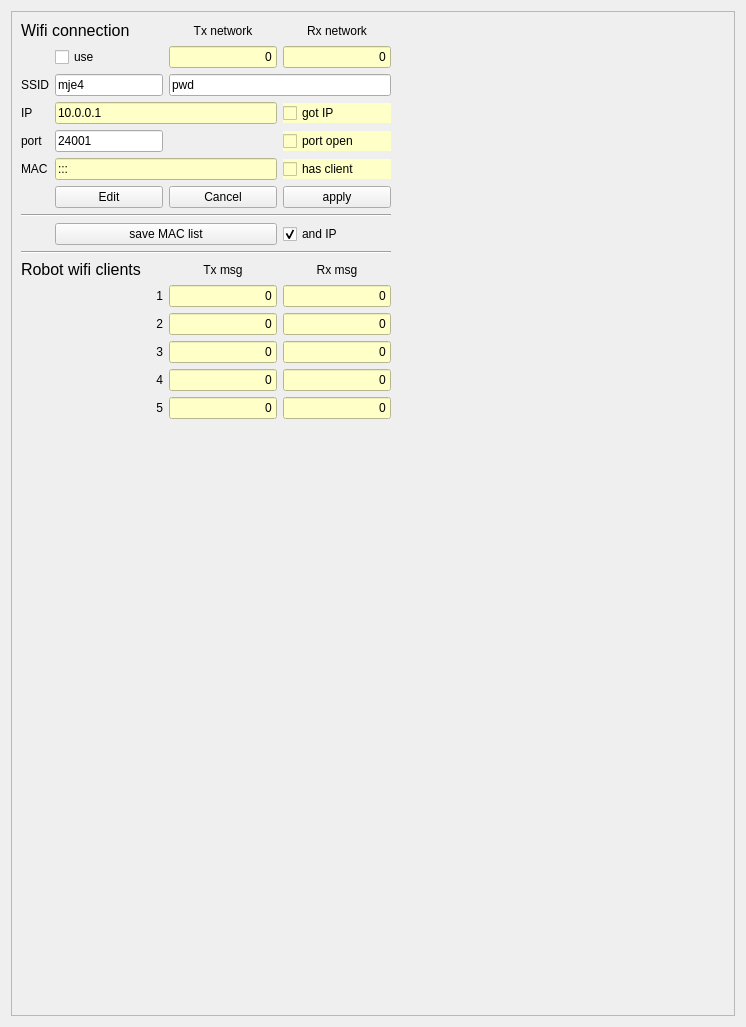
       <widget class="QWidget" name="tab_14">
        <attribute name="title">
         <string>Wifi</string>
        </attribute>
        <layout class="QVBoxLayout" name="verticalLayout_14">
         <item>
          <widget class="QFrame" name="frame_43">
           <property name="styleSheet">
            <string notr="true"/>
           </property>
           <property name="frameShape">
            <enum>QFrame::StyledPanel</enum>
           </property>
           <property name="frameShadow">
            <enum>QFrame::Raised</enum>
           </property>
           <layout class="QGridLayout" name="gridLayout_56">
            <item row="12" column="2">
             <widget class="QLabel" name="label_304">
              <property name="text">
               <string>Tx msg</string>
              </property>
              <property name="alignment">
               <set>Qt::AlignCenter</set>
              </property>
             </widget>
            </item>
            <item row="7" column="2">
             <widget class="QPushButton" name="wifi_cancel">
              <property name="toolTip">
               <string>&lt;html&gt;&lt;head/&gt;&lt;body&gt;&lt;p&gt;Revert to data from robot&lt;/p&gt;&lt;/body&gt;&lt;/html&gt;</string>
              </property>
              <property name="text">
               <string>Cancel</string>
              </property>
             </widget>
            </item>
            <item row="3" column="1" colspan="2">
             <widget class="QLineEdit" name="wifi_ip">
              <property name="toolTip">
               <string>&lt;html&gt;&lt;head/&gt;&lt;body&gt;&lt;p&gt;IP got from access point (read only)&lt;/p&gt;&lt;/body&gt;&lt;/html&gt;</string>
              </property>
              <property name="styleSheet">
               <string notr="true">background-color: rgb(255, 255, 200);</string>
              </property>
              <property name="text">
               <string>10.0.0.1</string>
              </property>
             </widget>
            </item>
            <item row="2" column="1">
             <widget class="QLineEdit" name="wifi_ssid">
              <property name="toolTip">
               <string>&lt;html&gt;&lt;head/&gt;&lt;body&gt;&lt;p&gt;wifi acces point to connect to (press &amp;quot;edit&amp;quot; before editing)&lt;/p&gt;&lt;p&gt;At DTU this should be &amp;quot;device&amp;quot;&lt;/p&gt;&lt;/body&gt;&lt;/html&gt;</string>
              </property>
              <property name="text">
               <string>mje4</string>
              </property>
             </widget>
            </item>
            <item row="17" column="2">
             <widget class="QLineEdit" name="wifi_client_4">
              <property name="styleSheet">
               <string notr="true">background-color: rgb(255, 255, 200);</string>
              </property>
              <property name="text">
               <string>0</string>
              </property>
              <property name="alignment">
               <set>Qt::AlignRight|Qt::AlignTrailing|Qt::AlignVCenter</set>
              </property>
              <property name="readOnly">
               <bool>true</bool>
              </property>
             </widget>
            </item>
            <item row="13" column="3">
             <widget class="QLineEdit" name="wifi_client_1_rx">
              <property name="autoFillBackground">
               <bool>false</bool>
              </property>
              <property name="styleSheet">
               <string notr="true">background-color: rgb(255, 255, 200);</string>
              </property>
              <property name="text">
               <string>0</string>
              </property>
              <property name="alignment">
               <set>Qt::AlignRight|Qt::AlignTrailing|Qt::AlignVCenter</set>
              </property>
              <property name="readOnly">
               <bool>true</bool>
              </property>
             </widget>
            </item>
            <item row="15" column="3">
             <widget class="QLineEdit" name="wifi_client_3_rx">
              <property name="styleSheet">
               <string notr="true">background-color: rgb(255, 255, 200);</string>
              </property>
              <property name="text">
               <string>0</string>
              </property>
              <property name="alignment">
               <set>Qt::AlignRight|Qt::AlignTrailing|Qt::AlignVCenter</set>
              </property>
              <property name="readOnly">
               <bool>true</bool>
              </property>
             </widget>
            </item>
            <item row="1" column="2">
             <widget class="QLineEdit" name="wifi_connection_tx">
              <property name="toolTip">
               <string>&lt;html&gt;&lt;head/&gt;&lt;body&gt;&lt;p&gt;This is message count by this client - on any interface.&lt;/p&gt;&lt;/body&gt;&lt;/html&gt;</string>
              </property>
              <property name="autoFillBackground">
               <bool>false</bool>
              </property>
              <property name="styleSheet">
               <string notr="true">background-color: rgb(255, 255, 200);</string>
              </property>
              <property name="text">
               <string>0</string>
              </property>
              <property name="alignment">
               <set>Qt::AlignRight|Qt::AlignTrailing|Qt::AlignVCenter</set>
              </property>
              <property name="readOnly">
               <bool>true</bool>
              </property>
             </widget>
            </item>
            <item row="14" column="2">
             <widget class="QLineEdit" name="wifi_client_2">
              <property name="styleSheet">
               <string notr="true">background-color: rgb(255, 255, 200);</string>
              </property>
              <property name="text">
               <string>0</string>
              </property>
              <property name="alignment">
               <set>Qt::AlignRight|Qt::AlignTrailing|Qt::AlignVCenter</set>
              </property>
              <property name="readOnly">
               <bool>true</bool>
              </property>
             </widget>
            </item>
            <item row="4" column="1">
             <widget class="QLineEdit" name="wifi_port">
              <property name="toolTip">
               <string>&lt;html&gt;&lt;head/&gt;&lt;body&gt;&lt;p&gt;Port number for client connections&lt;/p&gt;&lt;p&gt;This should normally not be changed (24001 is default value)&lt;/p&gt;&lt;/body&gt;&lt;/html&gt;</string>
              </property>
              <property name="text">
               <string>24001</string>
              </property>
             </widget>
            </item>
            <item row="6" column="3">
             <widget class="QCheckBox" name="wifi_sendAlive">
              <property name="enabled">
               <bool>true</bool>
              </property>
              <property name="toolTip">
               <string>&lt;html&gt;&lt;head/&gt;&lt;body&gt;&lt;p&gt;When using wifi connection, then this will be checked when messages are received from robot, i.e. there is an active client.&lt;/p&gt;&lt;/body&gt;&lt;/html&gt;</string>
              </property>
              <property name="styleSheet">
               <string notr="true">background-color: rgb(255, 255, 200);</string>
              </property>
              <property name="text">
               <string>has client</string>
              </property>
              <property name="checkable">
               <bool>true</bool>
              </property>
             </widget>
            </item>
            <item row="14" column="3">
             <widget class="QLineEdit" name="wifi_client_2_rx">
              <property name="styleSheet">
               <string notr="true">background-color: rgb(255, 255, 200);</string>
              </property>
              <property name="text">
               <string>0</string>
              </property>
              <property name="alignment">
               <set>Qt::AlignRight|Qt::AlignTrailing|Qt::AlignVCenter</set>
              </property>
              <property name="readOnly">
               <bool>true</bool>
              </property>
             </widget>
            </item>
            <item row="17" column="1">
             <widget class="QLabel" name="label_299">
              <property name="text">
               <string>4</string>
              </property>
              <property name="alignment">
               <set>Qt::AlignRight|Qt::AlignTrailing|Qt::AlignVCenter</set>
              </property>
             </widget>
            </item>
            <item row="6" column="1" colspan="2">
             <widget class="QLineEdit" name="wifi_mac">
              <property name="styleSheet">
               <string notr="true">background-color: rgb(255, 255, 200);</string>
              </property>
              <property name="text">
               <string>:::</string>
              </property>
              <property name="readOnly">
               <bool>true</bool>
              </property>
             </widget>
            </item>
            <item row="12" column="3">
             <widget class="QLabel" name="label_295">
              <property name="text">
               <string>Rx msg</string>
              </property>
              <property name="alignment">
               <set>Qt::AlignCenter</set>
              </property>
             </widget>
            </item>
            <item row="13" column="1">
             <widget class="QLabel" name="label_296">
              <property name="text">
               <string>1</string>
              </property>
              <property name="alignment">
               <set>Qt::AlignRight|Qt::AlignTrailing|Qt::AlignVCenter</set>
              </property>
             </widget>
            </item>
            <item row="9" column="4">
             <spacer name="horizontalSpacer_9">
              <property name="orientation">
               <enum>Qt::Horizontal</enum>
              </property>
              <property name="sizeHint" stdset="0">
               <size>
                <width>334</width>
                <height>20</height>
               </size>
              </property>
             </spacer>
            </item>
            <item row="2" column="2" colspan="2">
             <widget class="QLineEdit" name="wifi_pw">
              <property name="toolTip">
               <string>&lt;html&gt;&lt;head/&gt;&lt;body&gt;&lt;p&gt;At DTU the &amp;quot;device&amp;quot; SSID has no password (leave blank)&lt;/p&gt;&lt;p&gt;If the SSIF requires a password, enter it here.&lt;/p&gt;&lt;p&gt;After this, the password is replaced by &amp;quot;****&amp;quot;.&lt;/p&gt;&lt;p&gt;NB! if password is not blank, ten it need to be retyped before pressing &amp;quot;apply&amp;quot;.&lt;/p&gt;&lt;/body&gt;&lt;/html&gt;</string>
              </property>
              <property name="text">
               <string>pwd</string>
              </property>
             </widget>
            </item>
            <item row="18" column="1">
             <widget class="QLabel" name="label_300">
              <property name="text">
               <string>5</string>
              </property>
              <property name="alignment">
               <set>Qt::AlignRight|Qt::AlignTrailing|Qt::AlignVCenter</set>
              </property>
             </widget>
            </item>
            <item row="0" column="0" colspan="2">
             <widget class="QLabel" name="label_26">
              <property name="font">
               <font>
                <pointsize>12</pointsize>
               </font>
              </property>
              <property name="text">
               <string>Wifi connection</string>
              </property>
             </widget>
            </item>
            <item row="13" column="2">
             <widget class="QLineEdit" name="wifi_client_1">
              <property name="autoFillBackground">
               <bool>false</bool>
              </property>
              <property name="styleSheet">
               <string notr="true">background-color: rgb(255, 255, 200);</string>
              </property>
              <property name="text">
               <string>0</string>
              </property>
              <property name="alignment">
               <set>Qt::AlignRight|Qt::AlignTrailing|Qt::AlignVCenter</set>
              </property>
              <property name="readOnly">
               <bool>true</bool>
              </property>
             </widget>
            </item>
            <item row="15" column="2">
             <widget class="QLineEdit" name="wifi_client_3">
              <property name="styleSheet">
               <string notr="true">background-color: rgb(255, 255, 200);</string>
              </property>
              <property name="text">
               <string>0</string>
              </property>
              <property name="alignment">
               <set>Qt::AlignRight|Qt::AlignTrailing|Qt::AlignVCenter</set>
              </property>
              <property name="readOnly">
               <bool>true</bool>
              </property>
             </widget>
            </item>
            <item row="18" column="2">
             <widget class="QLineEdit" name="wifi_client_5">
              <property name="styleSheet">
               <string notr="true">background-color: rgb(255, 255, 200);</string>
              </property>
              <property name="text">
               <string>0</string>
              </property>
              <property name="alignment">
               <set>Qt::AlignRight|Qt::AlignTrailing|Qt::AlignVCenter</set>
              </property>
              <property name="readOnly">
               <bool>true</bool>
              </property>
             </widget>
            </item>
            <item row="9" column="1" colspan="2">
             <widget class="QPushButton" name="wifi_save_MAC_list">
              <property name="toolTip">
               <string>&lt;html&gt;&lt;head/&gt;&lt;body&gt;&lt;p&gt;Save a textfile (regbot_mac.txt) with all known MAC ID's&lt;br/&gt;in the form&lt;br/&gt;&amp;quot;robotname number (IP) MAC&amp;quot;&lt;br/&gt;- IP only if selected&lt;/p&gt;&lt;p&gt;like:&lt;br/&gt;Vigga 37 192.168.2.101 5c:cf:7f:07:0e:1c&lt;/p&gt;&lt;p&gt;&lt;br/&gt;&lt;/p&gt;&lt;/body&gt;&lt;/html&gt;</string>
              </property>
              <property name="text">
               <string>save MAC list</string>
              </property>
             </widget>
            </item>
            <item row="0" column="3">
             <widget class="QLabel" name="label_301">
              <property name="text">
               <string>Rx network</string>
              </property>
              <property name="alignment">
               <set>Qt::AlignCenter</set>
              </property>
             </widget>
            </item>
            <item row="7" column="1">
             <widget class="QPushButton" name="wifi_edit">
              <property name="toolTip">
               <string>&lt;html&gt;&lt;head/&gt;&lt;body&gt;&lt;p&gt;Enables edit of use, SSID, password and port number.&lt;/p&gt;&lt;/body&gt;&lt;/html&gt;</string>
              </property>
              <property name="text">
               <string>Edit</string>
              </property>
             </widget>
            </item>
            <item row="17" column="3">
             <widget class="QLineEdit" name="wifi_client_4_rx">
              <property name="styleSheet">
               <string notr="true">background-color: rgb(255, 255, 200);</string>
              </property>
              <property name="text">
               <string>0</string>
              </property>
              <property name="alignment">
               <set>Qt::AlignRight|Qt::AlignTrailing|Qt::AlignVCenter</set>
              </property>
              <property name="readOnly">
               <bool>true</bool>
              </property>
             </widget>
            </item>
            <item row="0" column="2">
             <widget class="QLabel" name="label_305">
              <property name="text">
               <string>Tx network</string>
              </property>
              <property name="alignment">
               <set>Qt::AlignCenter</set>
              </property>
             </widget>
            </item>
            <item row="10" column="0" colspan="4">
             <widget class="Line" name="line_6">
              <property name="orientation">
               <enum>Qt::Horizontal</enum>
              </property>
             </widget>
            </item>
            <item row="3" column="0">
             <widget class="QLabel" name="label_289">
              <property name="text">
               <string>IP</string>
              </property>
             </widget>
            </item>
            <item row="18" column="3">
             <widget class="QLineEdit" name="wifi_client_5_rx">
              <property name="styleSheet">
               <string notr="true">background-color: rgb(255, 255, 200);</string>
              </property>
              <property name="text">
               <string>0</string>
              </property>
              <property name="alignment">
               <set>Qt::AlignRight|Qt::AlignTrailing|Qt::AlignVCenter</set>
              </property>
              <property name="readOnly">
               <bool>true</bool>
              </property>
             </widget>
            </item>
            <item row="15" column="1">
             <widget class="QLabel" name="label_298">
              <property name="styleSheet">
               <string notr="true"/>
              </property>
              <property name="text">
               <string>3</string>
              </property>
              <property name="alignment">
               <set>Qt::AlignRight|Qt::AlignTrailing|Qt::AlignVCenter</set>
              </property>
             </widget>
            </item>
            <item row="3" column="3">
             <widget class="QCheckBox" name="wifi_got_ip">
              <property name="toolTip">
               <string>&lt;html&gt;&lt;head/&gt;&lt;body&gt;&lt;p&gt;Got IP from wifi access point (read only)&lt;/p&gt;&lt;/body&gt;&lt;/html&gt;</string>
              </property>
              <property name="styleSheet">
               <string notr="true">background-color: rgb(255, 255, 200);</string>
              </property>
              <property name="text">
               <string>got IP</string>
              </property>
             </widget>
            </item>
            <item row="4" column="0">
             <widget class="QLabel" name="label_293">
              <property name="text">
               <string>port</string>
              </property>
             </widget>
            </item>
            <item row="14" column="1">
             <widget class="QLabel" name="label_297">
              <property name="text">
               <string>2</string>
              </property>
              <property name="alignment">
               <set>Qt::AlignRight|Qt::AlignTrailing|Qt::AlignVCenter</set>
              </property>
             </widget>
            </item>
            <item row="12" column="0" colspan="2">
             <widget class="QLabel" name="label_37">
              <property name="font">
               <font>
                <pointsize>12</pointsize>
               </font>
              </property>
              <property name="text">
               <string>Robot wifi clients</string>
              </property>
             </widget>
            </item>
            <item row="1" column="1">
             <widget class="QCheckBox" name="wifi_use">
              <property name="toolTip">
               <string>&lt;html&gt;&lt;head/&gt;&lt;body&gt;&lt;p&gt;When disabled, wifi (8266 module on regbot) enters sleep mode.&lt;/p&gt;&lt;p&gt;To enter sleep mode:&lt;br/&gt;click &amp;quot;edit&amp;quot;&lt;br/&gt;un-check this &amp;quot;use&amp;quot;&lt;br/&gt;click &amp;quot;apply&amp;quot;&lt;/p&gt;&lt;p&gt;To exit from sleep mode:&lt;br/&gt;click &amp;quot;edit&amp;quot;&lt;br/&gt;check this &amp;quot;use&amp;quot;&lt;br/&gt;optionally change SSID and password&lt;br/&gt;click &amp;quot;apply&amp;quot;&lt;/p&gt;&lt;p&gt;click &amp;quot;save to flash&amp;quot; to make wifi active after sleep mode.&lt;br/&gt;reboot (power cycle)&lt;/p&gt;&lt;/body&gt;&lt;/html&gt;</string>
              </property>
              <property name="text">
               <string>use</string>
              </property>
             </widget>
            </item>
            <item row="9" column="3">
             <widget class="QCheckBox" name="wifi_and_save_IP">
              <property name="enabled">
               <bool>true</bool>
              </property>
              <property name="toolTip">
               <string>&lt;html&gt;&lt;head/&gt;&lt;body&gt;&lt;p&gt;save also IP to regbot_mac.txt file&lt;br/&gt;(probably not relevant) &lt;/p&gt;&lt;/body&gt;&lt;/html&gt;</string>
              </property>
              <property name="text">
               <string>and IP</string>
              </property>
              <property name="checkable">
               <bool>true</bool>
              </property>
              <property name="checked">
               <bool>true</bool>
              </property>
             </widget>
            </item>
            <item row="6" column="0">
             <widget class="QLabel" name="label_292">
              <property name="text">
               <string>MAC</string>
              </property>
             </widget>
            </item>
            <item row="7" column="3">
             <widget class="QPushButton" name="wifi_apply">
              <property name="text">
               <string>apply</string>
              </property>
             </widget>
            </item>
            <item row="2" column="0">
             <widget class="QLabel" name="label_276">
              <property name="text">
               <string>SSID</string>
              </property>
             </widget>
            </item>
            <item row="8" column="0" colspan="4">
             <widget class="Line" name="line_7">
              <property name="orientation">
               <enum>Qt::Horizontal</enum>
              </property>
             </widget>
            </item>
            <item row="1" column="3">
             <widget class="QLineEdit" name="wifi_connection_rx">
              <property name="toolTip">
               <string>&lt;html&gt;&lt;head/&gt;&lt;body&gt;&lt;p&gt;This is message count by this client - on any interface.&lt;/p&gt;&lt;/body&gt;&lt;/html&gt;</string>
              </property>
              <property name="autoFillBackground">
               <bool>false</bool>
              </property>
              <property name="styleSheet">
               <string notr="true">background-color: rgb(255, 255, 200);</string>
              </property>
              <property name="text">
               <string>0</string>
              </property>
              <property name="alignment">
               <set>Qt::AlignRight|Qt::AlignTrailing|Qt::AlignVCenter</set>
              </property>
              <property name="readOnly">
               <bool>true</bool>
              </property>
             </widget>
            </item>
            <item row="4" column="3">
             <widget class="QCheckBox" name="wifi_port_open">
              <property name="enabled">
               <bool>true</bool>
              </property>
              <property name="toolTip">
               <string>&lt;html&gt;&lt;head/&gt;&lt;body&gt;&lt;p&gt;Ready for client connection (read only)&lt;/p&gt;&lt;/body&gt;&lt;/html&gt;</string>
              </property>
              <property name="styleSheet">
               <string notr="true">background-color: rgb(255, 255, 200);</string>
              </property>
              <property name="text">
               <string>port open</string>
              </property>
              <property name="checkable">
               <bool>true</bool>
              </property>
             </widget>
            </item>
            <item row="19" column="2">
             <spacer name="verticalSpacer_7">
              <property name="orientation">
               <enum>Qt::Vertical</enum>
              </property>
              <property name="sizeHint" stdset="0">
               <size>
                <width>20</width>
                <height>587</height>
               </size>
              </property>
             </spacer>
            </item>
           </layout>
          </widget>
         </item>
        </layout>
       </widget>
